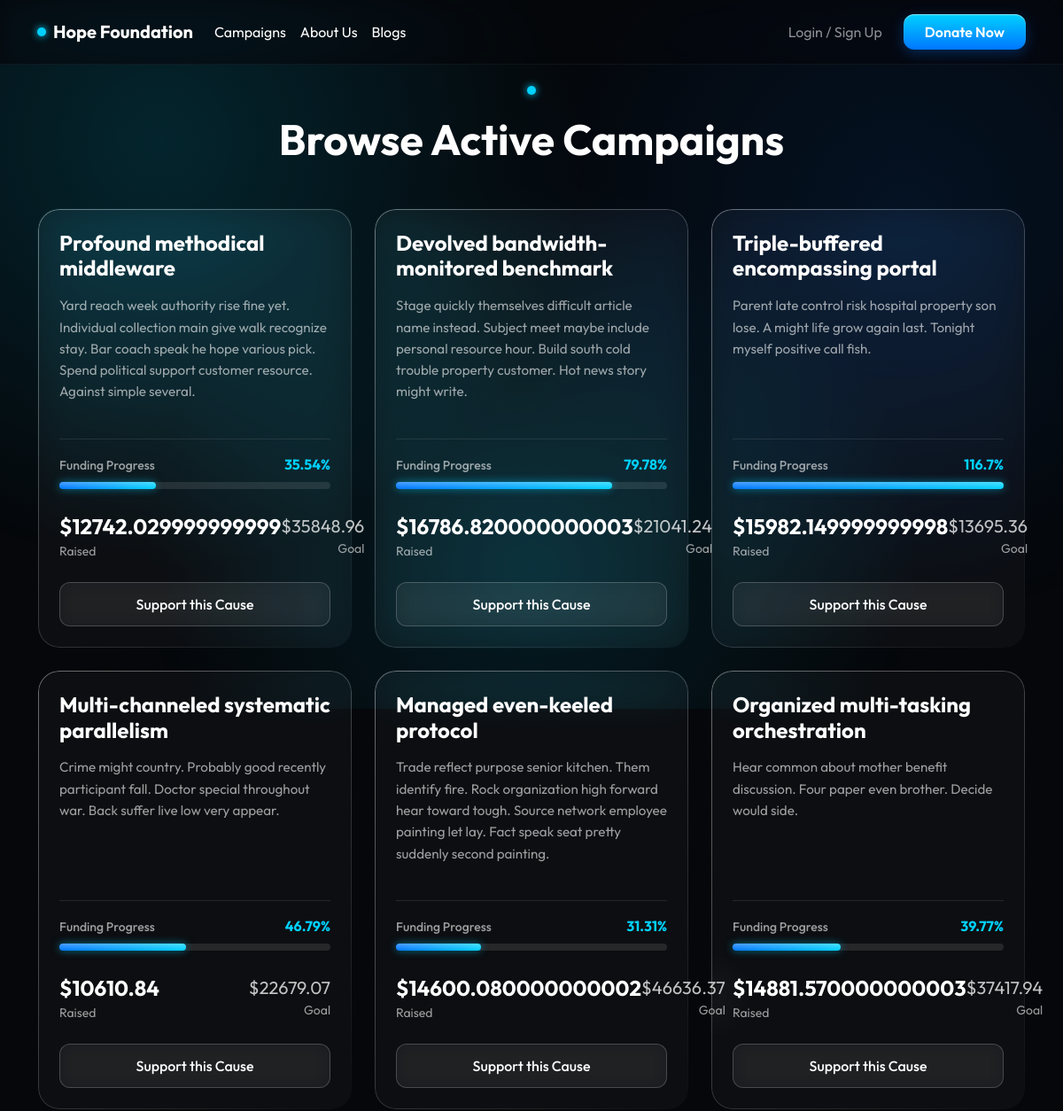
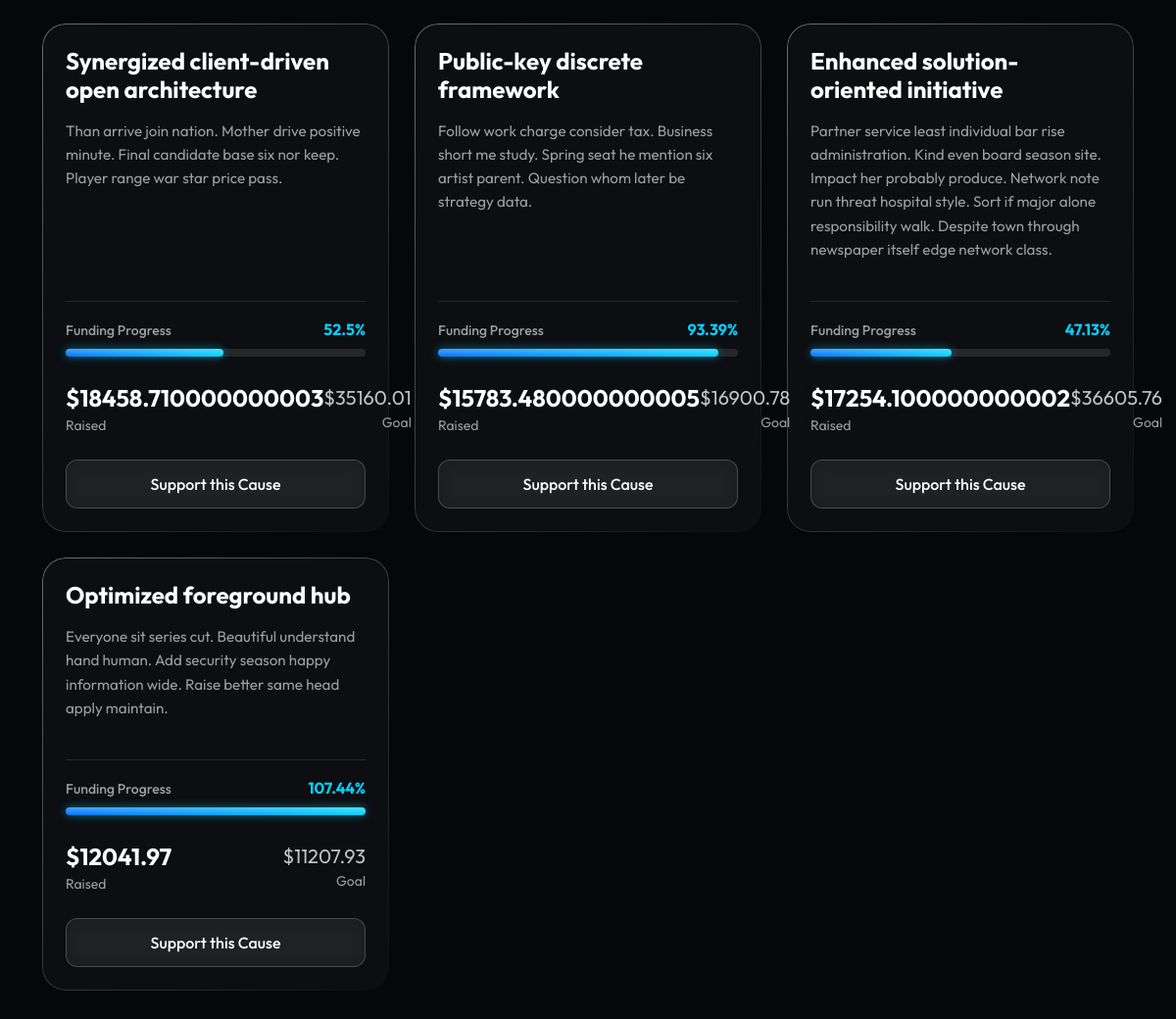
Page /campaigns on the committed database (2 pictures, top to bottom).
### models.py (models this page shows, shortened)
class Campaign(db.Model):
    id = db.Column(db.Integer, primary_key=True)
    title = db.Column(db.String(150), nullable=False)
    category = db.Column(db.String(50), default='General')
    image_url = db.Column(db.String(255), default='https://via.placeholder.com/600x400?text=Campaign')
    description = db.Column(db.Text, nullable=False)
    goal_amount = db.Column(db.Float, nullable=False)
    raised_amount = db.Column(db.Float, default=0.0)
    is_active = db.Column(db.Boolean, default=True)
    created_at = db.Column(db.DateTime, default=datetime.utcnow)

### app.py (the view)
@app.route('/campaigns')
def campaigns():
    all_campaigns = Campaign.query.filter_by(is_active=True).order_by(Campaign.created_at.desc()).all()
    return render_template('campaigns.html', campaigns=all_campaigns)

### templates/campaigns.html (shortened to what this page needs)
{% extends "base.html" %}
{% block content %}
<div class="mb-5 text-center mt-4">
    <div class="status-pulse mb-3"></div>
    <h2 class="display-5 fw-bold text-white">Browse Active Campaigns</h2>
</div>
<div class="row g-4">
    {% for campaign in campaigns %}
    <div class="col-lg-4 col-md-6">
        <div class="glossy-card h-100 d-flex flex-column p-4 transition-all" style="transition: transform 0.3s ease;">
            <h4 class="fw-bold mb-3 text-white">{{ campaign.title }}</h4>
            <p class="text-muted flex-grow-1" style="font-size: 0.95rem; line-height: 1.6;">{{ campaign.description }}</p>
            {% set percent = (campaign.raised_amount / campaign.goal_amount * 100) | round(2) %}
            <div class="mt-4 pt-3 border-top border-secondary border-opacity-25">
                <div class="d-flex justify-content-between align-items-end mb-2">
                    <span class="text-muted small fw-medium">Funding Progress</span>
                    <span class="fw-bold" style="color: var(--accent-blue);">{{ percent }}%</span>
                </div>
                <div class="progress progress-glossy mb-4">
                    <div class="progress-bar progress-bar-glossy" style="width: {{ percent if percent < 100 else 100 }}%"></div>
                </div>
                <div class="d-flex justify-content-between align-items-center mb-4">
                    <div>
                        <div class="text-white fw-bold fs-4">${{ campaign.raised_amount }}</div>
                        <div class="text-muted small">Raised</div>
                    </div>
                    <div class="text-end">
                        <div class="text-white opacity-75 fs-5">${{ campaign.goal_amount }}</div>
                        <div class="text-muted small">Goal</div>
                    </div>
                </div>
                <a href="{{ url_for('donate', campaign_id=campaign.id) }}" class="btn w-100 btn-outline-glossy text-decoration-none">Support this Cause</a>
            </div>
        </div>
    </div>
    {% endfor %}
</div>
{% endblock %}

### templates/base.html (shortened to what this page needs)
<!DOCTYPE html>
<html lang="en">
<head>
    <link href="https://cdn.jsdelivr.net/npm/bootstrap@5.3.0/dist/css/bootstrap.min.css" rel="stylesheet">
</head>
<body>
<nav class="navbar navbar-expand-lg navbar-dark navbar-glossy mb-4 sticky-top">
  <div class="container py-2">
    <a class="navbar-brand fw-bold d-flex align-items-center gap-2" href="{{ url_for('index') }}">
        <div class="status-pulse"></div>
        Hope Foundation
    </a>
    <div class="collapse navbar-collapse" id="navbarNav">
      <ul class="navbar-nav me-auto">
        <li class="nav-item"><a class="nav-link text-white" href="{{ url_for('campaigns') }}">Campaigns</a></li>
        <li class="nav-item"><a class="nav-link text-white" href="{{ url_for('about') }}">About Us</a></li>
        <li class="nav-item"><a class="nav-link text-white" href="{{ url_for('blogs') }}">Blogs</a></li>
      </ul>
      <ul class="navbar-nav align-items-center gap-2">
        {% if session.get('user_id') %}
            {% if session.get('is_admin') %}
                <li class="nav-item"><a class="nav-link" href="{{ url_for('admin_dashboard') }}">Admin Panel</a></li>
            {% else %}
                <li class="nav-item"><a class="nav-link" href="{{ url_for('donor_dashboard') }}">My Dashboard</a></li>
            {% endif %}
            <li class="nav-item"><a class="nav-link" href="{{ url_for('logout') }}">Logout ({{ session.get('username') }})</a></li>
        {% else %}
            <li class="nav-item"><a class="nav-link" href="{{ url_for('auth') }}">Login / Sign Up</a></li>
        {% endif %}
        <li class="nav-item ms-lg-2 mt-2 mt-lg-0"><a class="btn btn-primary-glossy py-2 px-4 text-decoration-none" href="{{ url_for('donate') }}">Donate Now</a></li>
      </ul>
    </div>
  </div>
</nav>
<div class="container pb-5">
    {% block content %}{% endblock %}
</div>
</body>
</html>

### templates/base.html (style rules this page uses)
:root { --bg-navy: #05070A; --accent-blue: #00D1FF; --accent-dark: #0076FF; --text-primary: #ffffff; --text-muted: rgba(255, 255, 255, 0.6); }
body { background-color: var(--bg-navy); color: var(--text-primary); font-family: 'Outfit', sans-serif; position: relative; overflow-x: hidden; animation: pageLoad 0.4s ease-out forwards; min-height: 100vh; }
body::before { content: ''; position: fixed; top: 0; left: 0; width: 100vw; height: 100vh; background: radial-gradient(circle at 15% 20%, rgba(0, 209, 255, 0.15), transparent 40%), radial-gradient(circle at 85% 30%, rgba(0, 118, 255, 0.1), transparent 40%), radial-gradient(circle at 50% 80%, rgba(0, 209, 255, 0.1), transparent 50%); z-index: -1; pointer-events: none; }
.glossy-card { background: rgba(255, 255, 255, 0.03); backdrop-filter: blur(20px); -webkit-backdrop-filter: blur(20px); border: 1px solid transparent; background-clip: padding-box; position: relative; border-radius: 24px; }
.glossy-card::before { content: ""; position: absolute; top: 0; left: 0; right: 0; bottom: 0; border-radius: inherit; padding: 1px; background: linear-gradient(135deg, rgba(255,255,255,0.4), transparent); -webkit-mask: linear-gradient(#fff 0 0) content-box, linear-gradient(#fff 0 0); -webkit-mask-composite: xor; mask-composite: exclude; pointer-events: none; }
.btn-primary-glossy { background: linear-gradient(180deg, #00D1FF 0%, #0076FF 100%); color: #fff; border: none; border-radius: 12px; box-shadow: inset 0 1px 1px rgba(255, 255, 255, 0.5), 0 4px 15px rgba(0, 118, 255, 0.3); font-weight: 600; padding: 0.75rem 1.5rem; transition: all 0.3s ease; }
.btn-outline-glossy { background: rgba(255, 255, 255, 0.05); border: 1px solid rgba(255, 255, 255, 0.2); color: #fff; border-radius: 12px; backdrop-filter: blur(10px); padding: 0.75rem 1.5rem; font-weight: 500; transition: all 0.3s ease; }
.status-pulse { display: inline-block; width: 10px; height: 10px; border-radius: 50%; background-color: var(--accent-blue); box-shadow: 0 0 8px var(--accent-blue); animation: pulse 2s infinite; }
.navbar-glossy { background: rgba(5, 7, 10, 0.7) !important; backdrop-filter: blur(15px); border-bottom: 1px solid rgba(255, 255, 255, 0.05); }
.text-muted { color: var(--text-muted) !important; }
.progress-glossy { background: rgba(255, 255, 255, 0.1); border-radius: 20px; height: 8px; overflow: visible; }
.progress-bar-glossy { background: linear-gradient(90deg, #0076FF, #00D1FF); border-radius: 20px; position: relative; box-shadow: 0 0 10px rgba(0, 209, 255, 0.5); }
.progress-bar-glossy::after { content: ''; position: absolute; top: 0; left: 0; right: 0; bottom: 0; background: linear-gradient(180deg, rgba(255,255,255,0.3) 0%, transparent 100%); border-radius: inherit; }

### rows in the picture
Campaign: title "Profound methodical middleware", description "Yard reach week authority rise fine yet. Individual collection main give walk recognize stay. Bar coach speak he hope various pick. Spend political support customer resource. Against simple several.", percent "35.54", raised_amount "12742.029999999999", goal_amount "35848.96"
Campaign: title "Devolved bandwidth-monitored benchmark", description "Stage quickly themselves difficult article name instead. Subject meet maybe include personal resource hour. Build south cold trouble property customer. Hot news story might write.", percent "79.78", raised_amount "16786.820000000003", goal_amount "21041.24"
Campaign: title "Triple-buffered encompassing portal", description "Parent late control risk hospital property son lose. A might life grow again last. Tonight myself positive call fish.", percent "116.7", {{ percent if percent < 100 else 100 }} 100 (drawn), raised_amount "15982.149999999998", goal_amount "13695.36"
Campaign: title "Multi-channeled systematic parallelism", description "Crime might country. Probably good recently participant fall. Doctor special throughout war. Back suffer live low very appear.", percent "46.79", raised_amount "10610.84", goal_amount "22679.07"
Campaign: title "Managed even-keeled protocol", description "Trade reflect purpose senior kitchen. Them identify fire. Rock organization high forward hear toward tough. Source network employee painting let lay. Fact speak seat pretty suddenly second painting.", percent "31.31", raised_amount "14600.080000000002", goal_amount "46636.37"
Campaign: title "Organized multi-tasking orchestration", description "Hear common about mother benefit discussion. Four paper even brother. Decide would side.", percent "39.77", raised_amount "14881.570000000003", goal_amount "37417.94"
Campaign: title "Synergized client-driven open architecture", description "Than arrive join nation. Mother drive positive minute. Final candidate base six nor keep. Player range war star price pass.", percent "52.5", raised_amount "18458.710000000003", goal_amount "35160.01"
Campaign: title "Public-key discrete framework", description "Follow work charge consider tax. Business short me study. Spring seat he mention six artist parent. Question whom later be strategy data.", percent "93.39", raised_amount "15783.480000000005", goal_amount "16900.78"
Campaign: title "Enhanced solution-oriented initiative", description "Partner service least individual bar rise administration. Kind even board season site. Impact her probably produce. Network note run threat hospital style. Sort if major alone responsibility walk. Despite town through newspaper itself edge network class.", percent "47.13", raised_amount "17254.100000000002", goal_amount "36605.76"
Campaign: title "Optimized foreground hub", description "Everyone sit series cut. Beautiful understand hand human. Add security season happy information wide. Raise better same head apply maintain.", percent "107.44", {{ percent if percent < 100 else 100 }} 100 (drawn), raised_amount "12041.97", goal_amount "11207.93"
